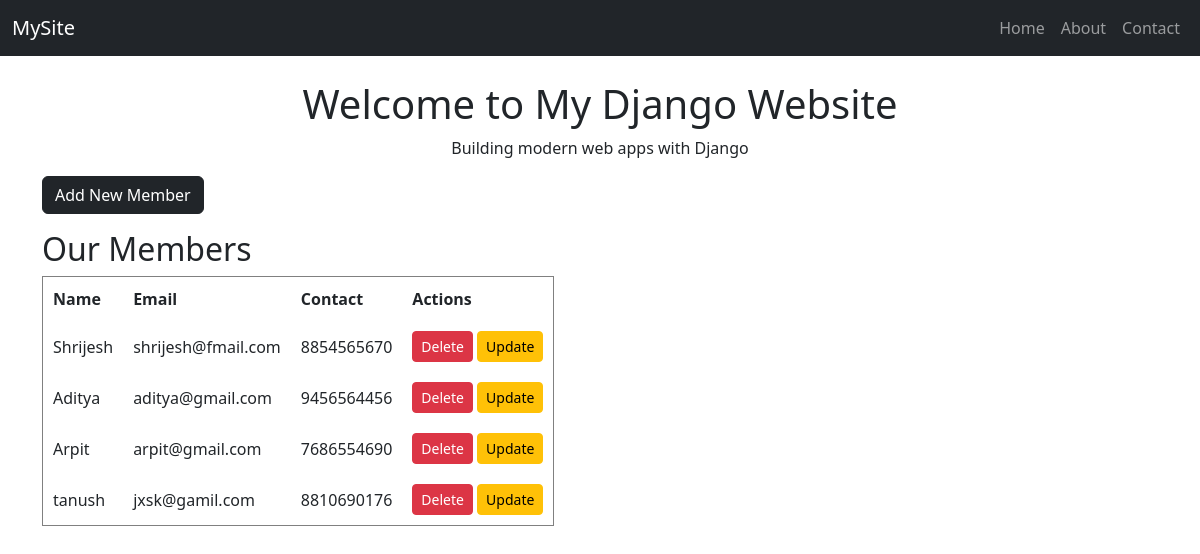
The page / on the database its author committed.
### myapp/models.py (models this page shows, shortened)
class Memeber(models.Model):
    name = models.CharField(max_length=100)
    email = models.EmailField()
    contact = models.CharField(max_length=10)
    address = models.TextField()

### myapp/views.py (the view)
# urls.py: path('', views.home, name='home'),
def home(request):
    members = Memeber.objects.all()
    return render(request, 'myapp/home.html', {'members': members})

### myapp/templates/myapp/home.html
{% extends 'myapp/base.html' %}
{% block content %}
<div class="text-center">
    <h1>Welcome to My Django Website</h1>
    <p>Building modern web apps with Django</p>
</div>
<a href="{% url 'add_member' %}" class="btn btn-dark mb-3">
    Add New Member
</a>
<div class="members">
    <h2>Our Members</h2>
    <table border="1" cellpadding="10" cellspacing="0">
        <thead>
            <tr>
                <th>Name</th>
                <th>Email</th>
                <th>Contact</th>
                <th>Actions</th>
            </tr>
        </thead>
        <tbody>
            {% for member in members %}
            <tr>
                <td>{{ member.name }}</td>
                <td>{{ member.email }}</td>
                <td>{{ member.contact }}</td>
                <td>
                    <a href="{% url 'delete_member' member.id %}" class="btn btn-danger btn-sm">Delete</a>
                    <a href="{% url 'update_member' member.id %}" class="btn btn-warning btn-sm">Update</a>
                </td>
            </tr>
            {% empty %}
            <tr>
                <td colspan="4">No members found</td>
            </tr>
            {% endfor %}
        </tbody>
    </table>
</div>
{% endblock %}

### myapp/templates/myapp/base.html (shortened to what this page needs)
<!DOCTYPE html>
<html>
<head>
    <link href="https://cdn.jsdelivr.net/npm/bootstrap@5.3.0/dist/css/bootstrap.min.css" rel="stylesheet">
</head>
<body>
    <nav class="navbar navbar-expand-lg navbar-dark bg-dark">
        <div class="container-fluid">
            <a class="navbar-brand" href="{% url 'home' %}">MySite</a>
            <div class="collapse navbar-collapse" id="navbarNav">
                <ul class="navbar-nav ms-auto">
                    <li class="nav-item">
                        <a class="nav-link" href="{% url 'home' %}">Home</a>
                    </li>
                    <li class="nav-item">
                        <a class="nav-link" href="{% url 'about' %}">About</a>
                    </li>
                    <li class="nav-item">
                        <a class="nav-link" href="{% url 'contact' %}">Contact</a>
                    </li>
                </ul>
            </div>
        </div>
    </nav>
    <div class="container mt-4">
        {% block content %}
        {% endblock %}
    </div>
</body>
</html>

### rows shown on the page
Memeber: name "Shrijesh", email "shrijesh@fmail.com", contact "8854565670"
Memeber: name "Aditya", email "aditya@gmail.com", contact "9456564456"
Memeber: name "Arpit", email "arpit@gmail.com", contact "7686554690"
Memeber: name "tanush", email "jxsk@gamil.com", contact "8810690176"
